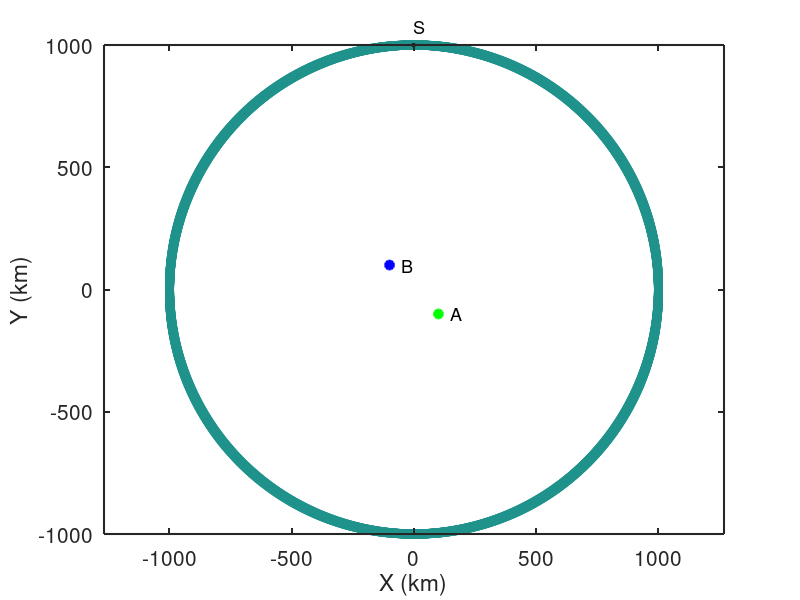

Here is the MATLAB script that generated this plot: (Note: this script raises an error after producing the figure.)
% Following course notes from Goran's class and Wapenaar et al. (2005)
%
% This version is for a perfect ring of sources, S.
%
% jbrussell - 7/2023

clear; close all;

addpath('../functions/');

dx = 10; % km
x = [-1000:dx:1000]; % km
y = [-1000:dx:1000]; % km
dt = 1; % sec
Ndays = 10;
t = [0:dt:24*60*60 * Ndays]; % [sec] daily time axis

% Location of virtual source (A)
x_Asrc = 100; % km
y_Asrc = -100; % km

% Location of receiver (B)
x_Brec = -100; % km
y_Brec = 100; % km

% Location of "source" ring (S)
r_S = 1000; % [km] radious of source ring
N_excite = 1; % number of times to randomly excite the wavelet
dtheta = 0.1;
theta_S = [0:dtheta:360-dtheta];
x_S = r_S*sind(theta_S);
y_S = r_S*cosd(theta_S);
amp_S = ones(size(x_S)); % amplitude of sources

% Gaussian/Ricker wavelet properties
% c = 3.5; % [km/s] phase velocity
grv = 3.5; % [km/s] group velocity
% sig = 40; % km;
f_cent = 1/8; % 1/100; % [1/s] freq

figure(98);
box on; hold on;
plot(x_Asrc,y_Asrc,'og','linewidth',2,'MarkerFaceColor','g');
text(x_Asrc+50,y_Asrc,'A','fontsize',13);
plot(x_Brec,y_Brec,'ob','linewidth',2,'MarkerFaceColor','b');
text(x_Brec+50,y_Brec,'B','fontsize',13);
scatter(x_S,y_S,amp_S*20,amp_S,'sk','linewidth',2,'MarkerFaceColor','k');
text(x_S(1),y_S(1)+75,'S','fontsize',13);
axis square; axis equal;
set(gca,'fontsize',15,'linewidth',1.5,'layer','top');
xlabel('X (km)');
ylabel('Y (km)');

%% Generate wavefield at ring of sources S

% Generate wavefields at A and B due to random noise at all Si
Si_A = zeros(size(t));
Si_B = zeros(size(t));
for isrc = 1:length(x_S)
    R_Si_A = sqrt((x_Asrc-x_S(isrc)).^2 + (y_Asrc-y_S(isrc)).^2); % [km] distance from Si to A
    R_Si_B = sqrt((x_Brec-x_S(isrc)).^2 + (y_Brec-y_S(isrc)).^2); % [km] distance from Si to B

    % Ricker wavelet
    % Generate random wavelet start times
    tshift = sort(0 + (max(t)-0) .* rand(N_excite,1));
    % Loop through and generate Ricker wavelets for Si
    for ii = 1:N_excite
%         f_cent = 1./(3 + (10-3) .* rand(1,1));
        Si_A = Si_A + amp_S(isrc) .* ricker_wavelet(t-tshift(ii),R_Si_A,grv,f_cent);
        Si_B = Si_B + amp_S(isrc) .* ricker_wavelet(t-tshift(ii),R_Si_B,grv,f_cent);
    end
end

% Taper waveform
Si_A = cos_taper(Si_A);
Si_B = cos_taper(Si_B);

% Calculate power spectra
Nt = length(t);
Fs = 1./dt;
f = Fs*(0:(Nt/2))/Nt;
fftA = fft(Si_A);
% fftA = spectrumwhiten_smooth(fftA,0.001);
P_A = abs(fftA/Nt);
P_A = P_A(1:Nt/2+1);
P_A(2:end-1) = 2*P_A(2:end-1);
fftB = fft(Si_B);
% fftB = spectrumwhiten_smooth(fftB,0.001);
P_B = abs(fftB/Nt);
P_B = P_B(1:Nt/2+1);
P_B(2:end-1) = 2*P_B(2:end-1);

% Calculate cross-correlation
cohsum = fftB.*conj(fftA) ./ abs(fftB) ./ abs(fftA);
ccf = real(ifft(cohsum,Nt)); % inverse FFT to get time domain
ccf = fftshift(ccf); % rearrange values as [-lag lag]
ccf = detrend(ccf);
ccf = cos_taper(ccf);
time = ([0:Nt-1]-floor(Nt/2))*dt;  % build lagtime vector for plotting
time = [time(time<0), time(time>=0)];

% Expected time between A and B
R_A_B = sqrt((x_Asrc-x_Brec).^2 + (y_Asrc-y_Brec).^2); % [km] distance from A to B
t_A_B = R_A_B ./ grv;

% Theoretical prediction of ccf from Goran's class notes
ccf_pre = real(1 ./ sqrt(t_A_B.^2 - time.^2));


%% Plot summary

figure(99); clf;
set(gcf,'position',[348         179        1040         799],'color','w');

subplot(3,2,1); box on; hold on;
plot(t,Si_A,'-g');
title('A');
set(gca,'fontsize',15,'linewidth',1.5)
xlabel('Time (s)');

subplot(3,2,3); box on; hold on;
plot(1./f,P_A,'-g');
plot(1./f,smooth(P_A,20),'-k','linewidth',2);
plot(1./f_cent*[1 1],[min(P_A) max(P_A)],'--r','linewidth',1.5);
% xlim([0 500]);
set(gca,'fontsize',15,'linewidth',1.5,'xscale','log','yscale','log')
xlabel('Period (s)');

subplot(3,2,2); box on; hold on;
plot(t,Si_B,'-b');
title('B');
set(gca,'fontsize',15,'linewidth',1.5)
xlabel('Time (s)');

subplot(3,2,4); box on; hold on;
plot(1./f,P_B,'-b');
plot(1./f,smooth(P_B,20),'-k','linewidth',2);
plot(1./f_cent*[1 1],[min(P_B) max(P_B)],'--r','linewidth',1.5);
% xlim([0 500]);
set(gca,'fontsize',15,'linewidth',1.5,'xscale','log','yscale','log')
xlabel('Period (s)');

subplot(3,2,[5 6]); box on; hold on;
plot(time,ccf ./ max(ccf),'-k','linewidth',2);
plot(time,ccf_pre ./ max(ccf_pre),'-r','linewidth',1);
% plot(t_A_B*[1 1],[0 1],'--g','linewidth',1.5);
% plot(-t_A_B*[1 1],[0 1],'--g','linewidth',1.5);
set(gca,'fontsize',15,'linewidth',1.5)
xlim([-200 200]);
xlabel('Lag Time (s)');

save2pdf('noise_ccf_summary.pdf',99,300);
